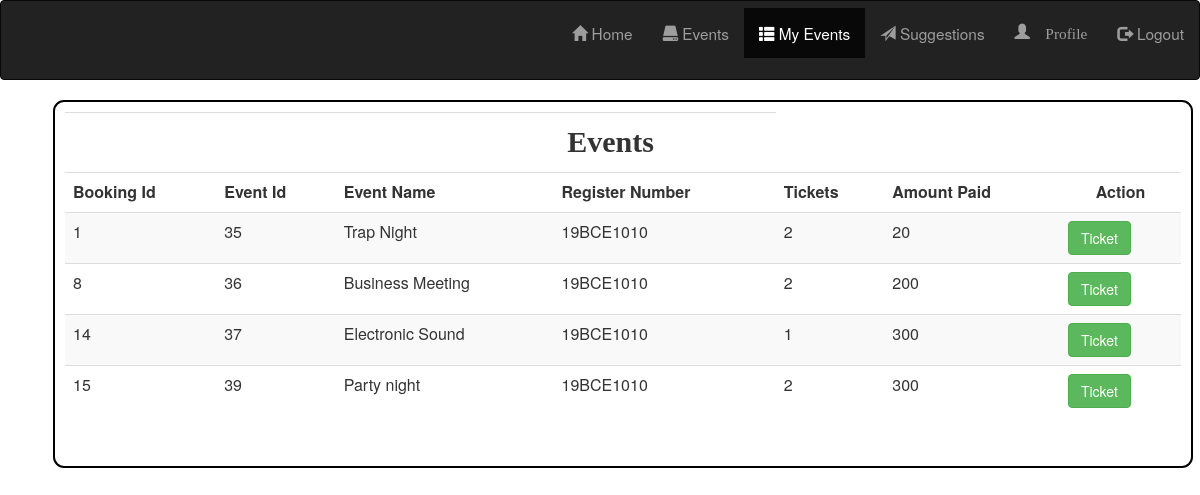
The page /myevents.php (signed in) on the database its author committed.
### tables this page shows
CREATE TABLE `booking` (
  `booking_id` int(11) NOT NULL,
  `Eventid` int(50) NOT NULL,
  `Eventname` varchar(50) NOT NULL,
  `Reg_number` varchar(50) NOT NULL,
  `Tickets` int(50) NOT NULL,
  `price` int(20) NOT NULL
);

### myevents.php (the view, shortened to what this page needs)
<?php
require 'dbconfig/config.php';
$regnumber=$_SESSION['reg_num'];
$query="select * from booking where Reg_number='$regnumber' ORDER BY booking_id ASC ";
$result=mysqli_query($con,$query);
?>
<html>
  <link rel="stylesheet" href="https://maxcdn.bootstrapcdn.com/bootstrap/3.4.1/css/bootstrap.min.css">
<body>
<div id="topheader">
  <nav class="navbar navbar-inverse" style="height: 10%;">
    <div class="container-fluid" style="margin-top: 0.6%;font-size: 110%;">
      <div class="navbar-header">
        <a class="navbar-brand" href="#"></a>
      </div>
      <ul class="nav navbar-nav navbar-right">
        <li><a href="user_dashboard.php"><span class="glyphicon glyphicon-home"></span> Home</a></li>
        <li><a href="events.php"><span class="glyphicon glyphicon-hdd"></span> Events</a></li>
        <li class="active"><a href="myevents.php"><span class="glyphicon glyphicon-th-list"></span> My Events</a></li>
        <li><a href="conduct.php"><span class="glyphicon glyphicon-send"></span> Suggestions</a></li>
        <li><a href="profile.php"><span class="glyphicon glyphicon-user"> Profile</a></li>
        <li><a href="llogOut.php"><span class="glyphicon glyphicon-log-out" name="logout" method="post" action="index.php" type="submit" ></span> Logout</a></li>
      </ul>
    </div>
  </nav>
</div>
<form action="myevents.php" method="post">
<div class="container">
<div id="main">
<table class="table table-striped" align="center"  cellpadding="5">
<tr>
<th colspan="4" id="tablehead" style="font-size: 30px; font-family: 'Artifika';font-weight: bold;">Events</th>
</tr>
<tr>
<th>Booking Id</th>
<th>Event Id</th>
<th>Event Name</th>
<th>Register Number</th>
<th>Tickets</th>
<th>Amount Paid</th>
<th colspan="2" style="text-align: center;">Action</th>
</tr>
<?php
while($rows=mysqli_fetch_assoc($result))
{
  ?>
  <tr>
  <td><?php echo $rows['booking_id'];?></td>
  <td contenteditable="true"><?php echo $rows['Eventid'];?></td>
  <td contenteditable="true"><?php echo $rows['Eventname'];?></td>
  <td contenteditable="true"><?php echo $rows['Reg_number'];?></td>
  <td contenteditable="true"><?php echo $rows['Tickets'];?></td>
  <td contenteditable="true"><?php echo $rows['price'];?></td>
  <td><button type="submit" id="view_btn_ex" class="btn btn-success" name="view_btn_ex">Ticket</button></td>
  </tr>
<?php }?>
</table>
<br>
  </form>
</body>
</html>

### myevents.php (style rules this page uses)
body { background-image: url("sky.jpg"); height: 100%; background-position: center; background-repeat: no-repeat; background-size: cover; }
#main { border: 2px solid black; padding:10px; width: 100%; margin-left:23px; border-radius:11px; background-color:white; }
#tablehead { padding-left:45%; color: solid black; font-size:20px; font-weight:bold; background-color:white; }

### rows shown on the page
booking: booking_id "1", Eventid "35", Eventname "Trap Night", Reg_number "19BCE1010", Tickets "2", price "20"
booking: booking_id "8", Eventid "36", Eventname "Business Meeting", Reg_number "19BCE1010", Tickets "2", price "200"
booking: booking_id "14", Eventid "37", Eventname "Electronic Sound", Reg_number "19BCE1010", Tickets "1", price "300"
booking: booking_id "15", Eventid "39", Eventname "Party night", Reg_number "19BCE1010", Tickets "2", price "300"
